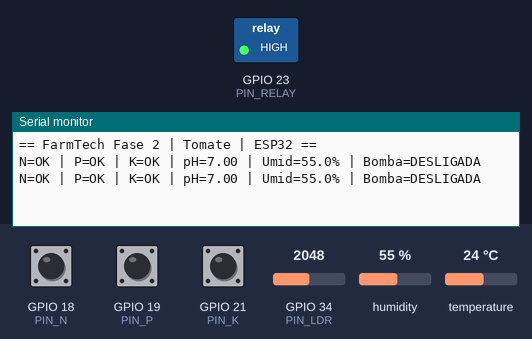
Recording of a program running on a simulated ESP32. Shown: switched loads named in the program (green lamp = pin HIGH), the last lines printed to the serial monitor. The test bench sets the inputs (shaded band); at power-on: GPIO 18 (PIN_N) HIGH, GPIO 19 (PIN_P) HIGH, GPIO 21 (PIN_K) HIGH, GPIO 34 (PIN_LDR) = 2048, humidity 55 %, temperature 24 °C.

Above: at 1.4 s.
1.5 s: GPIO 18 (PIN_N) pulled LOW for 1.2 s
At 3.0 s:
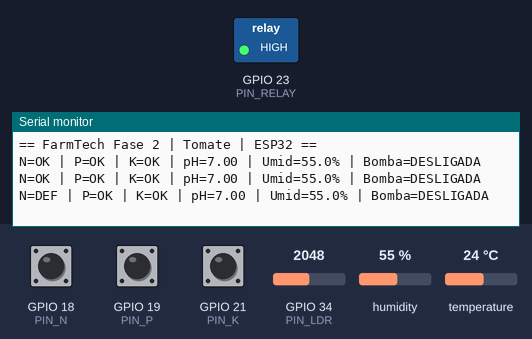
4.2 s: GPIO 19 (PIN_P) pulled LOW for 1.2 s
At 5.0 s:
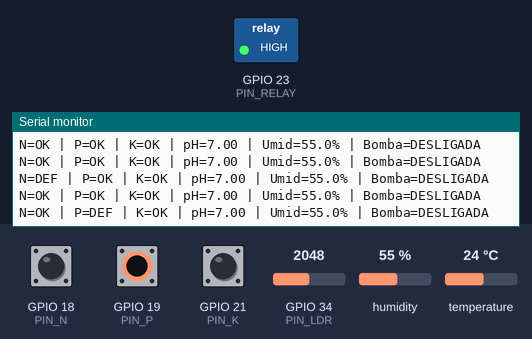
6.9 s: GPIO 21 (PIN_K) pulled LOW for 1.2 s
At 7.7 s:
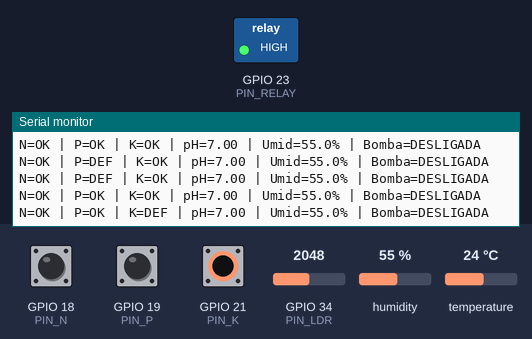
9.6 s: GPIO 18 (PIN_N) driven LOW and GPIO 19 (PIN_P) driven LOW
At 11.0 s:
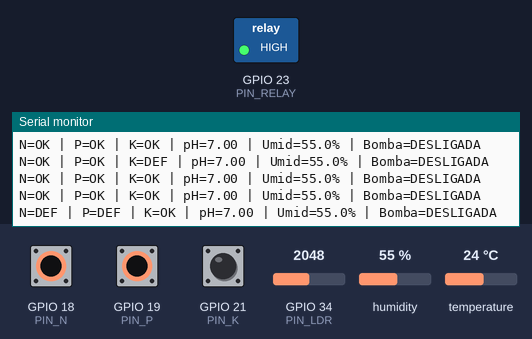
12.7 s: GPIO 21 (PIN_K) pulled LOW for 1.2 s
At 14.1 s:
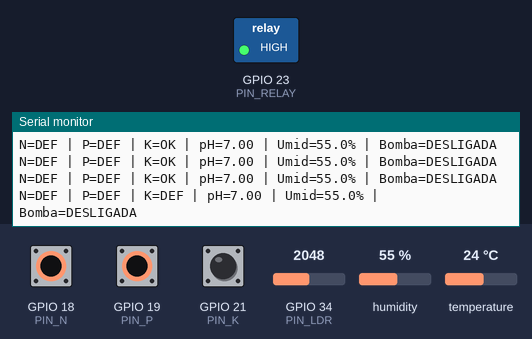
15.4 s: GPIO 19 (PIN_P) driven HIGH and GPIO 21 (PIN_K) driven LOW
At 16.9 s:
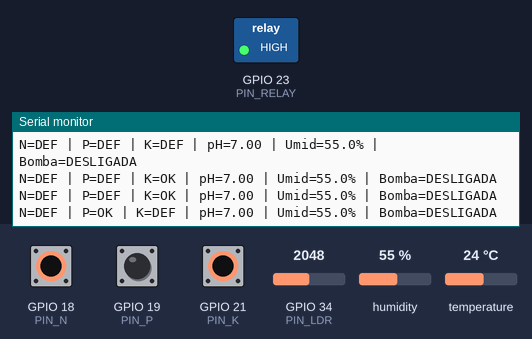

Measured:
- after the input at 1.5 s, the serial monitor: prints a new line after 0.71 s (image 1)
- after the input at 4.2 s, the serial monitor: prints a new line at once (image 2)
- after the input at 6.9 s, the serial monitor: prints a new line after 0.32 s (image 3)
- after the input at 9.6 s, the serial monitor: prints a new line after 0.64 s (image 4)
- after the input at 12.7 s, the serial monitor: prints a new line after 0.54 s (image 5)
- after the input at 15.4 s, the serial monitor: prints a new line after 0.86 s (image 6)

The program:

main.cpp
```cpp
// FarmTech Solutions — Fase 2 (ESP32 + Wokwi)
// Cultura: Tomate | Regras: Umidade <60 liga / >70 desliga, pH 6.0–6.8.

#include <Arduino.h>
#include "DHT.h"

// ===== Pinos de Conexão =====
const uint8_t PIN_LDR   = 34; // ADC (pH simulado)
const uint8_t PIN_DHT   = 22; // DHT22 (umidade)
const uint8_t PIN_RELAY = 23; // Relé (bomba)
const uint8_t PIN_N     = 18; // Botão Nitrogênio
const uint8_t PIN_P     = 19; // Botão Fósforo
const uint8_t PIN_K     = 21; // Botão Potássio

// ===== Configuração dos Sensores =====
#define DHTTYPE DHT22
DHT dht(PIN_DHT, DHTTYPE);

// ===== Parâmetros da Lógica de Irrigação =====
const float PH_MIN = 6.0;
const float PH_MAX = 6.8;
const float HUM_ON = 60.0; // Liga a bomba quando a umidade é MENOR que 60%
const float HUM_OFF = 70.0; // Desliga a bomba quando a umidade é MAIOR que 70%
const bool RELAY_ACTIVE_LOW = true; // Módulo relé ativa com sinal LOW

// ===== Variáveis de Estado do Sistema =====
bool pumpOn = false;

// ===== Funções Auxiliares =====
bool isPhOk(float ph) {
  return (ph >= PH_MIN && ph <= PH_MAX);
}

void setRelay(bool on) {
  if (RELAY_ACTIVE_LOW) {
    digitalWrite(PIN_RELAY, on ? LOW : HIGH); // Lógica invertida para o relé
  } else {
    digitalWrite(PIN_RELAY, on ? HIGH : LOW);
  }
  pumpOn = on;
}

float readPH() {
  int adcValue = analogRead(PIN_LDR);
  float ph = (adcValue / 4095.0f) * 14.0f; // Mapeia a leitura do ADC (0-4095) para a escala de pH (0-14)
  return ph;
}

float readHumidity() {
  float h = dht.readHumidity();
  if (isnan(h)) {
    return -1.0f; // Retorna -1 em caso de erro na leitura
  }
  return h;
}

void printTelemetry(float ph, float hum, bool defN, bool defP, bool defK) {
  Serial.print(F("N=")); Serial.print(defN ? F("DEF") : F("OK"));
  Serial.print(F(" | P=")); Serial.print(defP ? F("DEF") : F("OK"));
  Serial.print(F(" | K=")); Serial.print(defK ? F("DEF") : F("OK"));
  Serial.print(F(" | pH=")); Serial.print(ph, 2);
  Serial.print(F(" | Umid="));
  if (hum < 0) Serial.print(F("FALHA"));
  else Serial.print(hum, 1);
  Serial.print(F("%"));
  Serial.print(F(" | Bomba=")); Serial.println(pumpOn ? F("LIGADA") : F("DESLIGADA"));
}

// ===== Rotinas Principais =====
void setup() {
  Serial.begin(115200);
  delay(200);

  pinMode(PIN_RELAY, OUTPUT);
  setRelay(false);

  // Configura os botões com resistor de pull-up interno
  pinMode(PIN_N, INPUT_PULLUP);
  pinMode(PIN_P, INPUT_PULLUP);
  pinMode(PIN_K, INPUT_PULLUP);

  dht.begin();

  Serial.println(F("== FarmTech Fase 2 | Tomate | ESP32 =="));
}

void loop() {
  // Leitura dos sensores
  // Com INPUT_PULLUP, LOW significa que o botão está pressionado (deficiência)
  bool defN = (digitalRead(PIN_N) == LOW);
  bool defP = (digitalRead(PIN_P) == LOW);
  bool defK = (digitalRead(PIN_K) == LOW);
  float ph = readPH();
  float hum = readHumidity();

  // Lógica de decisão para a irrigação
  bool phOk = isPhOk(ph);

  if (pumpOn) {
    // Condições para DESLIGAR a bomba
    if ((hum >= 0 && hum > HUM_OFF) || !phOk) {
      setRelay(false);
    }
  } else {
    // Condições para LIGAR a bomba
    if ((hum >= 0 && hum < HUM_ON) && phOk) {
      setRelay(true);
    }
  }

  printTelemetry(ph, hum, defN, defP, defK);
  delay(1000);
}
```
